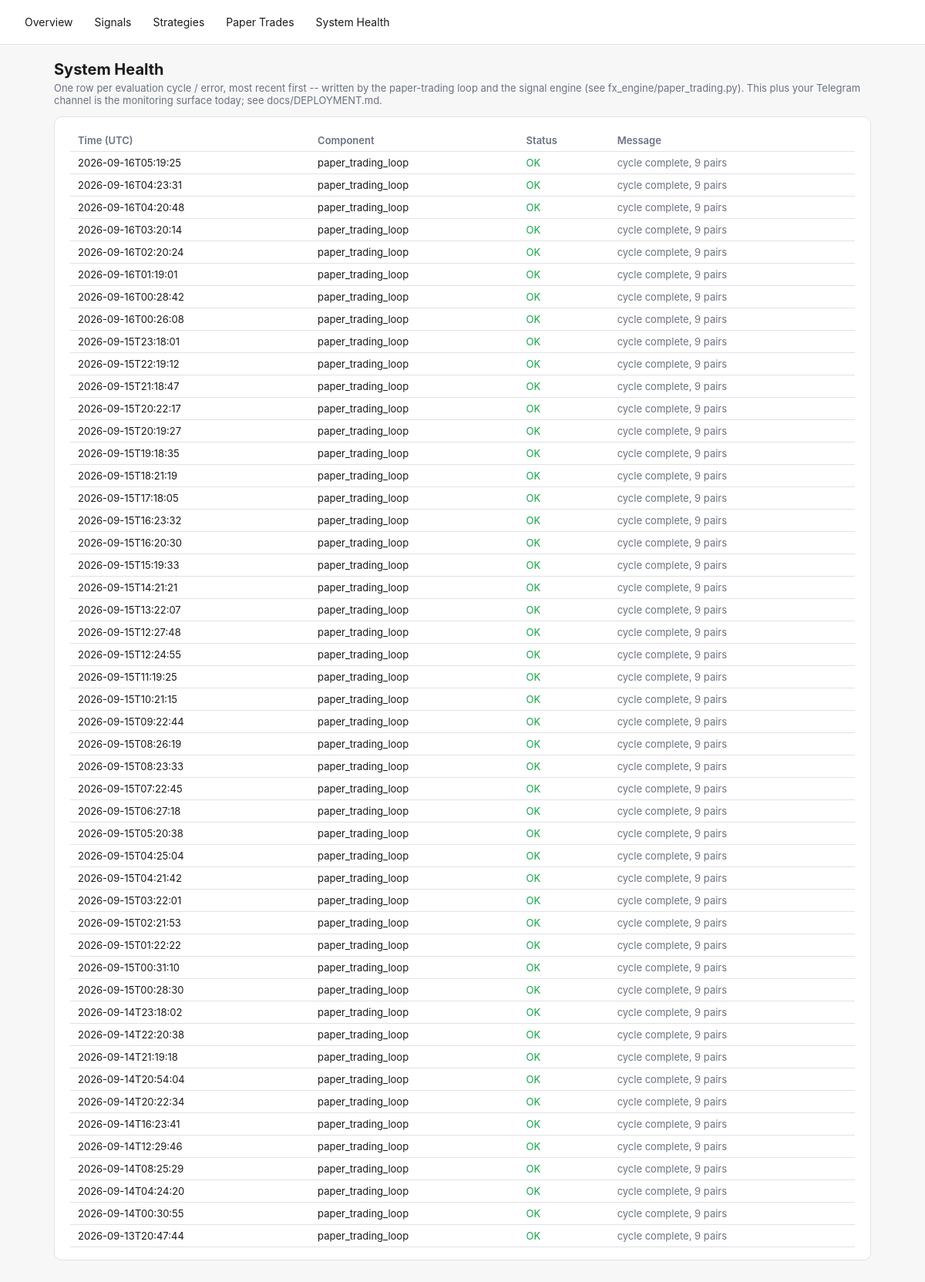
/health, run on an earlier commit of the app's database.
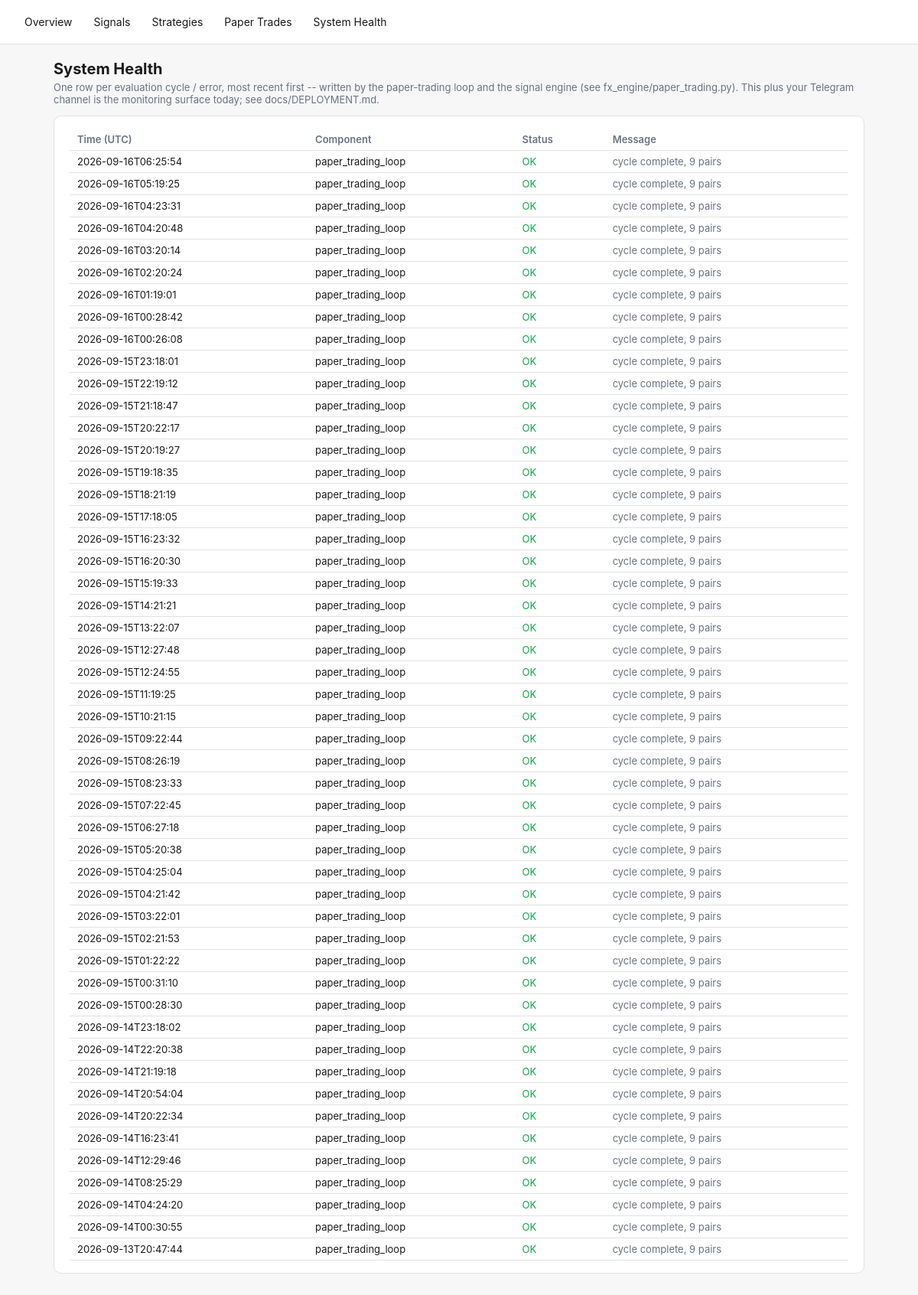
And on a later commit of the database.
### tables this page shows
CREATE TABLE system_health (
    id INTEGER PRIMARY KEY AUTOINCREMENT,
    component TEXT NOT NULL,
    status TEXT NOT NULL,       -- OK | WARN | ERROR
    message TEXT,
    checked_at TEXT NOT NULL
);

### fx_engine/dashboard.py (the view)
    @app.route("/health")
    def health_page():
        return render_template("health.html", health=get_db().recent_health(limit=100))

### fx_engine/db.py (called while the page is built)
    @contextmanager
    def _conn(self):
        conn = sqlite3.connect(self.path)
        conn.row_factory = sqlite3.Row
        try:
            yield conn
            conn.commit()
        finally:
            conn.close()

    def recent_health(self, limit: int = 50) -> list[dict]:
        with self._conn() as conn:
            rows = conn.execute(
                "SELECT * FROM system_health ORDER BY id DESC LIMIT ?", (limit,),
            ).fetchall()
        return [dict(r) for r in rows]

### fx_engine/templates/health.html (shortened to what this page needs)
{% extends "base.html" %}
{% block content %}
<h1>System Health</h1>
<p class="lede">One row per evaluation cycle / error, most recent first -- written by the paper-trading loop
and the signal engine (see fx_engine/paper_trading.py). This plus your Telegram channel is the monitoring
surface today; see docs/DEPLOYMENT.md.</p>
<div class="card">
  <div class="overflow">
  <table>
    <tr><th>Time (UTC)</th><th>Component</th><th>Status</th><th>Message</th></tr>
    {% for h in health %}
    <tr>
      <td>{{ h.checked_at[:19] }}</td>
      <td>{{ h.component }}</td>
      <td class="{{ 'ok' if h.status=='OK' else ('warn' if h.status=='WARN' else 'error') }}">{{ h.status }}</td>
      <td class="muted">{{ h.message }}</td>
    </tr>
    {% else %}
    <tr><td colspan="4" class="muted">No health checks logged yet.</td></tr>
    {% endfor %}
  </table>
  </div>
</div>
{% endblock %}

What changed in the data, as far as the page shows it:
added system_health: checked_at "2026-09-16T06:25:54", component "paper_trading_loop", status "OK", message "cycle complete, 9 pairs"
